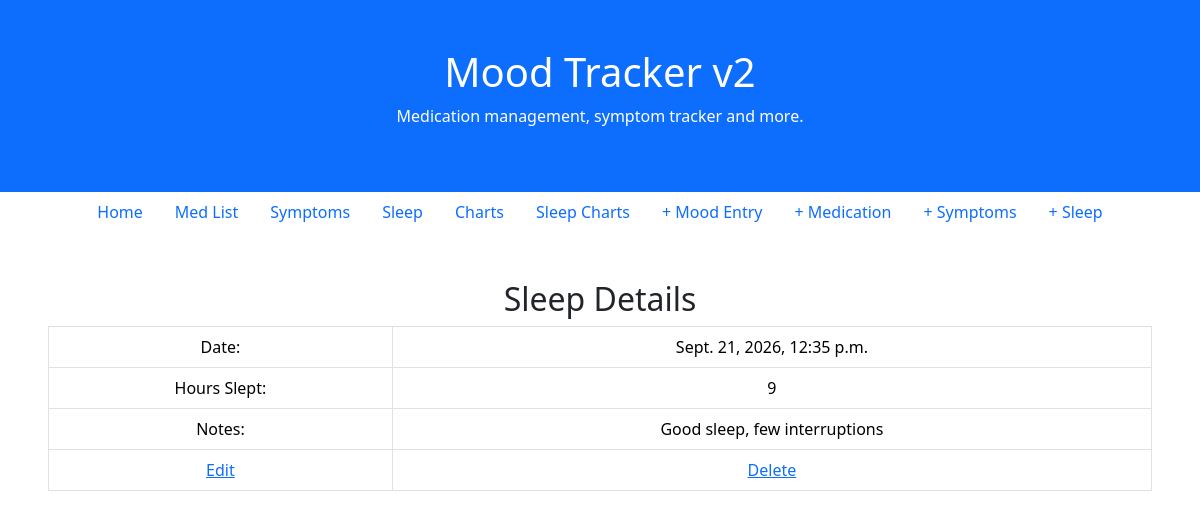
The app's page /sleep/1/ with its own data.
### sleep/models.py (models this page shows, shortened)
class Sleep(models.Model):
    datetime = models.DateTimeField(auto_now_add=True)
    author = models.ForeignKey(
        "auth.User",
        on_delete=models.CASCADE,
    )
    hourssleep = models.IntegerField()
    notes = models.CharField(max_length=400)

### sleep/views.py (the view)
# urls.py: path("sleep/<int:pk>/", SleepDetailView.as_view(), name="sleep_detail"),
class SleepDetailView(DetailView):
    model = Sleep
    template_name = "sleep_detail.html"

### templates/sleep_detail.html
{% extends "base.html" %}
{% block content %}
<div class="container-fluid p-5 text-center">
<h2>Sleep Details</h2>
<table class="table table-bordered table-hover">
        <tr>
            <td>Date: </td><td>{{ sleep.datetime }}</td></tr>
            <tr><td>Hours Slept:</td><td>{{ sleep.hourssleep }}</td></tr>
            <tr><td>Notes: <td>{{ sleep.notes }}</td></tr>
            <tr><td><a href="{% url 'sleep_edit' sleep.pk %}">Edit</a></td>
            <td><a href="{% url 'sleep_delete' sleep.pk %}">Delete</a></td></tr>
    </table>
</div>
{% endblock content %}

### static/css/base.css (style rules this page uses)
a { color: red; }

### records on screen
Sleep: datetime "Sept. 21, 2026, 12:35 p.m.", hourssleep "9", notes "Good sleep, few interruptions"
